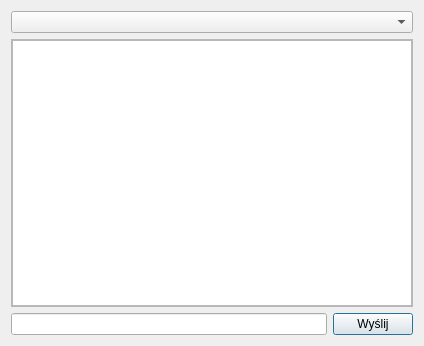
<?xml version="1.0" encoding="UTF-8"?>
<ui version="4.0">
 <class>WiadomosciDialog</class>
 <widget class="QDialog" name="WiadomosciDialog">
  <property name="geometry">
   <rect>
    <x>0</x>
    <y>0</y>
    <width>424</width>
    <height>346</height>
   </rect>
  </property>
  <property name="windowTitle">
   <string>Wiadomości</string>
  </property>
  <layout class="QGridLayout" name="gridLayout_2">
   <item row="1" column="0" colspan="2">
    <widget class="QScrollArea" name="scrollArea">
     <property name="widgetResizable">
      <bool>true</bool>
     </property>
     <property name="alignment">
      <set>Qt::AlignLeading|Qt::AlignLeft|Qt::AlignVCenter</set>
     </property>
     <widget class="QWidget" name="scrollAreaWidgetContents">
      <property name="geometry">
       <rect>
        <x>0</x>
        <y>0</y>
        <width>404</width>
        <height>270</height>
       </rect>
      </property>
      <layout class="QGridLayout" name="gridLayout">
       <property name="leftMargin">
        <number>0</number>
       </property>
       <property name="topMargin">
        <number>0</number>
       </property>
       <property name="rightMargin">
        <number>0</number>
       </property>
       <property name="bottomMargin">
        <number>0</number>
       </property>
       <property name="spacing">
        <number>0</number>
       </property>
       <item row="1" column="0">
        <widget class="QTextBrowser" name="status"/>
       </item>
      </layout>
     </widget>
    </widget>
   </item>
   <item row="2" column="0">
    <widget class="QLineEdit" name="wyslij_input"/>
   </item>
   <item row="2" column="1">
    <widget class="QPushButton" name="wyslij_b">
     <property name="text">
      <string>Wyślij</string>
     </property>
    </widget>
   </item>
   <item row="0" column="0" colspan="2">
    <widget class="QComboBox" name="comboBox"/>
   </item>
  </layout>
 </widget>
 <resources/>
 <connections/>
</ui>
